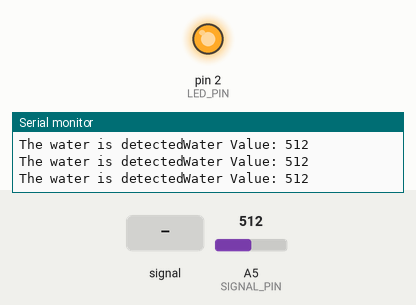
Bench run of a sketch on a simulated Arduino Uno, built with avr-gcc and run on an emulated ATmega328P. On the bench: output pins drawn as LEDs (lit = HIGH), the last lines printed to the serial monitor. Dashed ring = blinking. The test bench sets the inputs (shaded band); at power-on: A5 (SIGNAL_PIN) = 512.

Above: at 1.2 s.
1.3 s: A5 (SIGNAL_PIN) fed a 200 Hz sine of ±460 counts around its level
At 2.12 s:
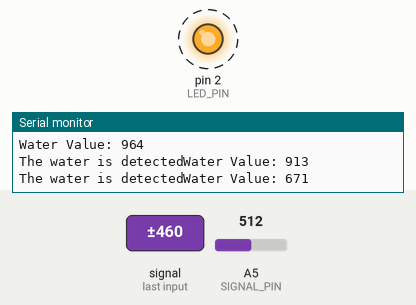
4.3 s: A5 (SIGNAL_PIN) set to 716
At 4.3 s:
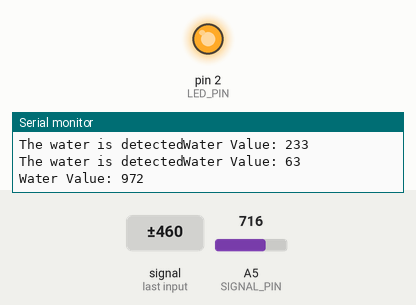
13.3 s: A5 (SIGNAL_PIN) set to 986
16.3 s: A5 (SIGNAL_PIN) set to 1007
Timing chart, 0 to 19.3 s (numbered marks = the images above; inputs shaded):
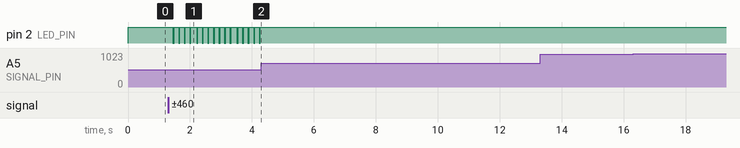

Measured:
- after the input at 1.3 s, pin 2 (LED_PIN): alternates HIGH for 0.14 s and LOW for 0.04 s, starting after 0.15 s
- after the input at 4.3 s, pin 2 (LED_PIN): stops changing and stays HIGH

The sketch:

water_sensor.ino
```cpp
#define LED_PIN     2
#define POWER_PIN   7
#define SIGNAL_PIN  A5
#define THRESHOLD   100

int value = 0; // variable to store the sensor value

void setup() {
  Serial.begin(9600);
  pinMode(LED_PIN,   OUTPUT);   // configure D2 pin as an OUTPUT
  pinMode(SIGNAL_PIN, INPUT);
  digitalWrite(LED_PIN,   LOW); // turn LED OFF
}

void loop() {
  value = analogRead(SIGNAL_PIN); // read the analog value from sensor
  Serial.print("Water Value: ");
  Serial.println(value);

  if (value > THRESHOLD) {
    Serial.print("The water is detected");
    digitalWrite(LED_PIN, HIGH);  // turn LED ON
  } else {
    digitalWrite(LED_PIN, LOW);   // turn LED OFF
  }
}
```
